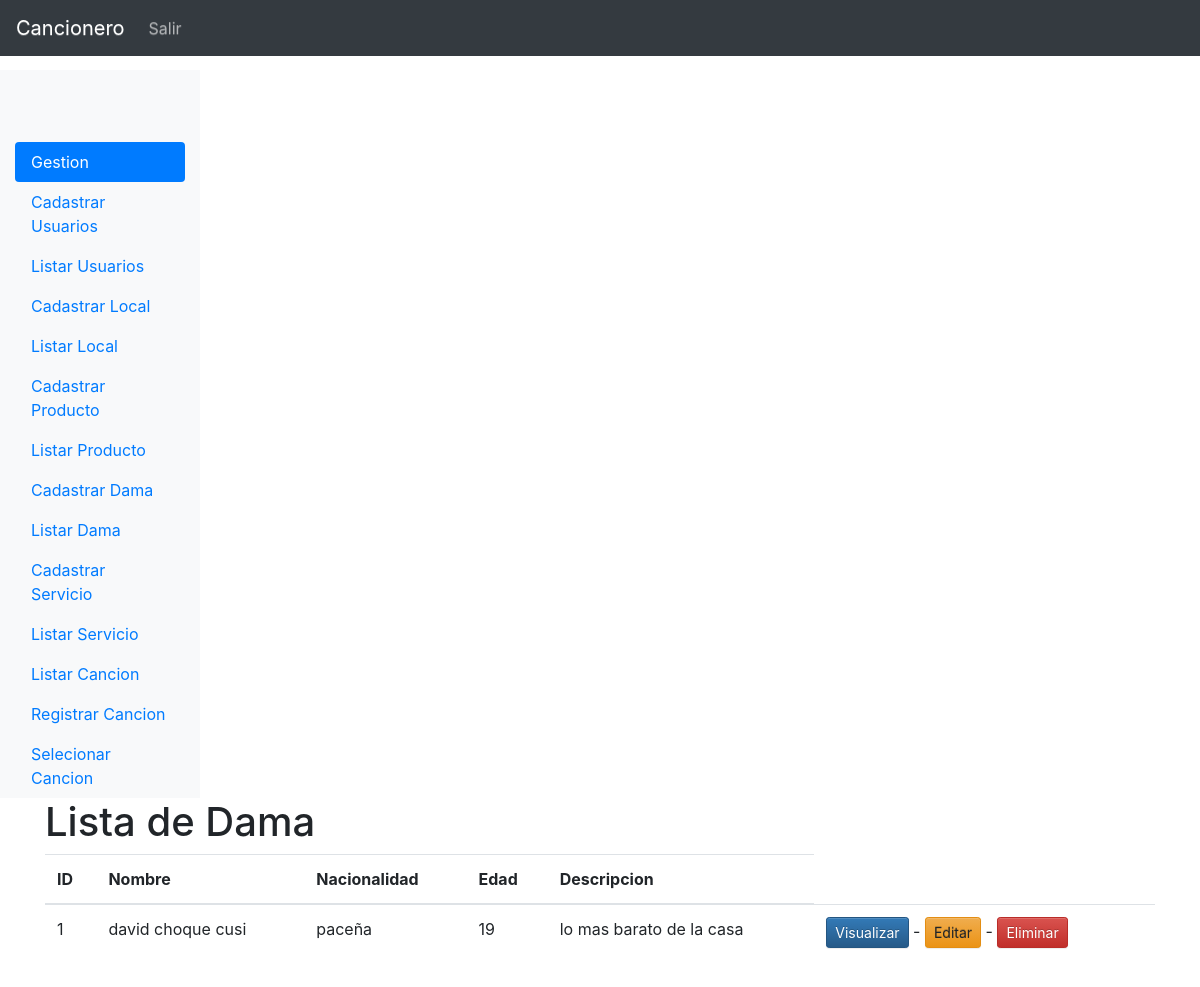
Page /listar_dama.php (signed in) on the committed database.
### tables this page shows
CREATE TABLE `damas` (
  `id_dama` int(10) NOT NULL,
  `nombre` varchar(60) NOT NULL,
  `nacionalidad` varchar(20) NOT NULL,
  `edad` varchar(10) NOT NULL,
  `descripcion` varchar(80) NOT NULL
);

### listar_dama.php (the view, shortened to what this page needs)
<?php
  include_once("conexao.php");
?>
<!doctype html>
<html lang="pt-BR">
  <head>
    <link href="css/bootstrap.min.css" rel="stylesheet">
    <link href="css/bootstrap-theme.min.css" rel="stylesheet">
    <link href="css/ie10-viewport-bug-workaround.css" rel="stylesheet">
    <link href="css/theme.css" rel="stylesheet">
  </head>
  <body>
  <?php
    include_once("menu_admin.php");
    $resultado = mysqli_query($conn,"SELECT * FROM damas ORDER BY 'id_dama'");
  ?>
    <div class="container theme-showcase" role="main">
      <div class="page-header">
        <h1>Lista de Dama</h1>
      </div>
      <div class="row">
        <div class="col-md-12">
          <table class="table">
            <thead>
              <tr>
                <th>ID</th>
                <th>Nombre</th>
                <th>Nacionalidad</th>
                <th>Edad</th>
                <th>Descripcion</th>
              </tr>
            </thead>
            <tbody>
          <?php
            while($linhas = mysqli_fetch_array($resultado)){
                echo "<tr>";
                echo "<td>".$linhas['id_dama']."</td>";
                echo "<td>".$linhas['nombre']."</td>";
                echo "<td>".$linhas['nacionalidad']."</td>";
                echo "<td>".$linhas['edad']."</td>";
                echo "<td>".$linhas['descripcion']."</td>";?>
                        <td>
                        <a href='visualizar_dama.php?id=<?php echo $linhas['id_dama']; ?>'><button type='button' class='btn btn-sm btn-primary'>Visualizar</button></a>
                      - <a href='editar_dama.php?id=<?php echo $linhas['id_dama']; ?>'><button type='button' class='btn btn-sm btn-warning'>Editar</button></a>
                      - <a href='processa/proc_apagar_dama.php?id=<?php echo $linhas['id_dama']; ?>'><button type='button' class='btn btn-sm btn-danger'>Eliminar</button></a>
                      <?php
                echo "</tr>";
            }
          ?>
            </tbody>
          </table>
        </div>
      </div>
    </div>
  </body>
</html>

### css/theme.css (style rules this page uses)
body { padding-top: 70px; padding-bottom: 30px; }

### rows in the picture
damas: id_dama "1", nombre "david choque cusi", nacionalidad "paceña", edad "19", descripcion "lo mas barato de la casa"
